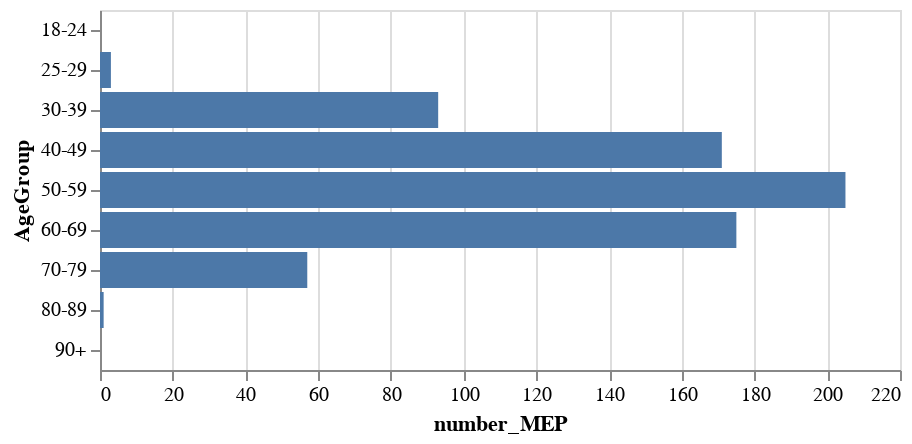

Notebook code for this chart:
### Code cell
alt.Chart(ep_age_structure).mark_bar().encode(
    x='number_MEP',
    y='AgeGroup'
)

### Figure 1 — Vega-Lite specification as saved in the notebook (floating-point values rounded to 4 significant figures)
{"config": {"view": {"continuousWidth": 400, "continuousHeight": 300}}, "data": {"name": "data-ac8e7a10d484b318bbcbbe43b4c10aad"}, "mark": "bar", "encoding": {"x": {"type": "quantitative", "field": "number_MEP"}, "y": {"type": "nominal", "field": "AgeGroup"}}, "$schema": "https://vega.github.io/schema/vega-lite/v4.8.1.json", "datasets": {"data-ac8e7a10d484b318bbcbbe43b4c10aad": [{"AgeGroup": "18-24", "number_MEP": 0, "share_MEP": 0.0}, {"AgeGroup": "25-29", "number_MEP": 3, "share_MEP": 0.4255}, {"AgeGroup": "30-39", "number_MEP": 93, "share_MEP": 13.19}, {"AgeGroup": "40-49", "number_MEP": 171, "share_MEP": 24.26}, {"AgeGroup": "50-59", "number_MEP": 205, "share_MEP": 29.08}, {"AgeGroup": "60-69", "number_MEP": 175, "share_MEP": 24.82}, {"AgeGroup": "70-79", "number_MEP": 57, "share_MEP": 8.085}, {"AgeGroup": "80-89", "number_MEP": 1, "share_MEP": 0.1418}, {"AgeGroup": "90+", "number_MEP": 0, "share_MEP": 0.0}]}}
